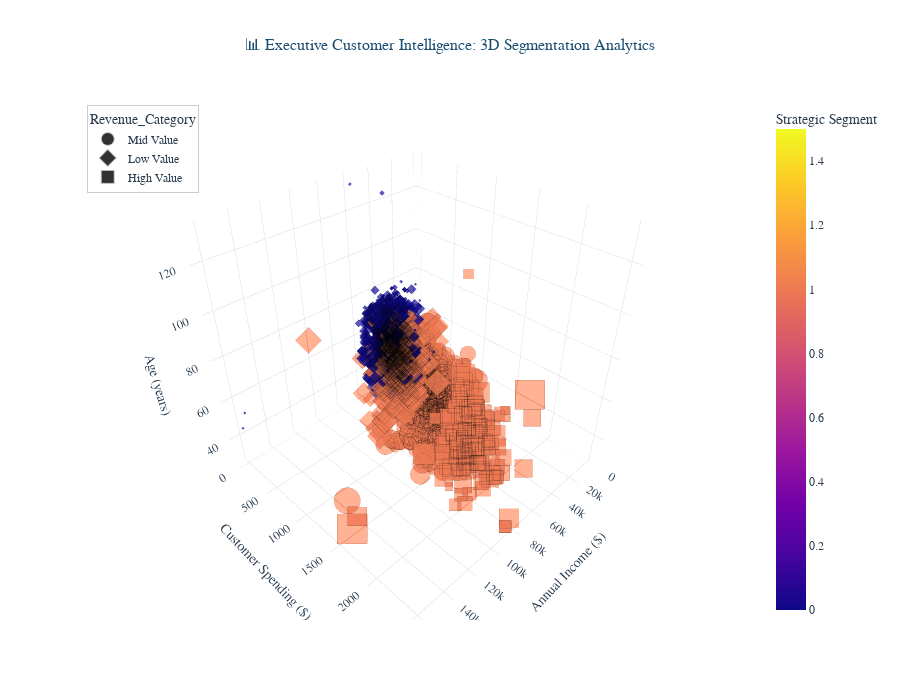

Here is the notebook cell this chart was saved with:
### Markdown cell above
## 🎨 Executive Interactive Dashboard Suite
# Portfolio Highlight: Professional-grade Plotly visualizations for executive decision support

Advanced interactive visualizations enabling real-time customer analytics and strategic business intelligence. These production-ready dashboards demonstrate expertise in modern data visualization technologies and executive-level presentation design.

### 🚀 Visualization Technologies Demonstrated
- **Interactive 3D Analytics**: Advanced Plotly 3D scatter plots with business context
- **Statistical Heatmaps**: Professional correlation analysis with executive insights
- **Dynamic Dashboards**: Real-time customer segmentation with strategic KPIs
- **Business Intelligence**: Executive-ready visualizations for strategic decision-making

### Code cell
# 🌟 EXECUTIVE 3D CUSTOMER INTELLIGENCE DASHBOARD
# Portfolio Highlight: Advanced interactive analytics demonstrating technical expertise

# Calculate business insights for enhanced visualization context
segment_names = {0: 'Value Optimization', 1: 'Premium Elite'}
df['Segment_Name'] = df['Cluster'].map(segment_names)
df['Revenue_Category'] = pd.cut(df['MntTotal'], bins=3, labels=['Low Value', 'Mid Value', 'High Value'])

# Create professional 3D scatter plot with executive styling
fig_3d = px.scatter_3d(df, 
                       x='Income', y='MntTotal', z='Age',
                       color='Cluster', 
                       size='total_purchases',
                       symbol='Revenue_Category',
                       size_max=8,  # Limit maximum symbol size
                       hover_data={
                           'family_size': True,
                           'Customer_Years': ':.1f',
                           'avg_purchase_value': ':$,.0f',
                           'customer_lifetime_value': ':$,.0f',
                           'Segment_Name': True,
                           'Revenue_Category': True,
                           'Cluster': False
                       },
                       title='📊 Executive Customer Intelligence: 3D Segmentation Analytics',
                       labels={
                           'Income': 'Annual Income ($)',
                           'MntTotal': 'Customer Spending ($)',
                           'Age': 'Customer Age (years)',
                           'Cluster': 'Strategic Segment',
                           'total_purchases': 'Purchase Frequency'
                       },
                       color_discrete_sequence=['#2E86C1', '#E74C3C'],  # Professional color scheme
                       opacity=0.8)

# Professional layout optimization for executive presentation
fig_3d.update_layout(
    width=900, height=700,
    font=dict(family="Arial, sans-serif", size=12, color="#2C3E50"),
    title=dict(
        font=dict(size=16, color="#1B4F72"),
        x=0.5, xanchor='center'
    ),
    scene=dict(
        xaxis_title="Annual Income ($)",
        yaxis_title="Customer Spending ($)",
        zaxis_title="Age (years)",
        bgcolor="rgba(248,249,250,0.8)",
        xaxis=dict(gridcolor="rgba(0,0,0,0.1)", showbackground=True, backgroundcolor="rgba(230,230,230,0.3)"),
        yaxis=dict(gridcolor="rgba(0,0,0,0.1)", showbackground=True, backgroundcolor="rgba(230,230,230,0.3)"),
        zaxis=dict(gridcolor="rgba(0,0,0,0.1)", showbackground=True, backgroundcolor="rgba(230,230,230,0.3)")
    ),
    legend=dict(
        orientation="v",
        yanchor="top", y=0.99,
        xanchor="left", x=0.01,
        bgcolor="rgba(255,255,255,0.8)",
        bordercolor="rgba(0,0,0,0.2)",
        borderwidth=1
    )
)

# Enhanced marker styling for professional presentation
fig_3d.update_traces(
    marker=dict(
        line=dict(width=0.5, color="rgba(0,0,0,0.3)"),
        sizemode='diameter',
        sizeref=2.0,  # Reduced from 0.1 to make symbols smaller
        sizemin=3     # Set minimum size for visibility
    )
)

# Export as static image
fig_3d.write_image("./images/3d_customer_intelligence_dashboard.jpg", width=900, height=700, scale=2)

fig_3d.show()

print("🎯 EXECUTIVE VISUALIZATION INSIGHTS:")
print(f"• Strategic Segmentation: {optimal_k} distinct customer segments with clear spatial separation")
print(f"• Value Distribution: High-value customers clustered in upper income/spending quadrant")
print(f"• Age Demographics: {df['Age'].min():.0f}-{df['Age'].max():.0f} year range with diverse spending patterns")
print(f"• Purchase Behavior: Size indicates frequency, revealing engagement-value relationships")

print("\n💡 Interactive Analytics Features:")
print("• Hover Analysis: Comprehensive customer profiles with CLV and segment details")
print("• 3D Navigation: Mouse controls for multi-dimensional data exploration")
print("• Segment Filtering: Click legend to isolate specific customer segments")
print("• Business Intelligence: Real-time insights for strategic decision-making")

### Figure 1 — Plotly figure (JSON) as saved in the notebook; plotly's stock layout.template omitted (floating-point values rounded to 4 significant figures; data arrays with more than 128 entries replaced by an {"elided": "..."} marker saying what was removed)
{"data": [{"customdata": {"elided": "590x7 mixed values"}, "hovertemplate": "Revenue_Category=%{customdata[5]}<br>Annual Income ($)=%{x}<br>Customer Spending ($)=%{y}<br>Customer Age (years)=%{z}<br>Purchase Frequency=%{marker.size}<br>family_size=%{customdata[0]}<br>Customer_Years=%{customdata[1]:.1f}<br>avg_purchase_value=%{customdata[2]:$,.0f}<br>customer_lifetime_value=%{customdata[3]:$,.0f}<br>Segment_Name=%{customdata[4]}<extra></extra>", "legendgroup": "Mid Value", "marker": {"color": {"elided": "590 int values"}, "coloraxis": "coloraxis", "line": {"color": "rgba(0,0,0,0.3)", "width": 0.5}, "opacity": 0.8, "size": {"elided": "590 int values"}, "sizemin": 3, "sizemode": "diameter", "sizeref": 2, "symbol": "circle"}, "mode": "markers", "name": "Mid Value", "scene": "scene", "showlegend": true, "type": "scatter3d", "x": {"elided": "590 float values"}, "y": {"elided": "590 int values"}, "z": {"elided": "590 int values"}}, {"customdata": {"elided": "1504x7 mixed values"}, "hovertemplate": "Revenue_Category=%{customdata[5]}<br>Annual Income ($)=%{x}<br>Customer Spending ($)=%{y}<br>Customer Age (years)=%{z}<br>Purchase Frequency=%{marker.size}<br>family_size=%{customdata[0]}<br>Customer_Years=%{customdata[1]:.1f}<br>avg_purchase_value=%{customdata[2]:$,.0f}<br>customer_lifetime_value=%{customdata[3]:$,.0f}<br>Segment_Name=%{customdata[4]}<extra></extra>", "legendgroup": "Low Value", "marker": {"color": {"elided": "1504 int values"}, "coloraxis": "coloraxis", "line": {"color": "rgba(0,0,0,0.3)", "width": 0.5}, "opacity": 0.8, "size": {"elided": "1504 int values"}, "sizemin": 3, "sizemode": "diameter", "sizeref": 2, "symbol": "diamond"}, "mode": "markers", "name": "Low Value", "scene": "scene", "showlegend": true, "type": "scatter3d", "x": {"elided": "1504 float values"}, "y": {"elided": "1504 int values"}, "z": {"elided": "1504 int values"}}, {"customdata": {"elided": "145x7 mixed values"}, "hovertemplate": "Revenue_Category=%{customdata[5]}<br>Annual Income ($)=%{x}<br>Customer Spending ($)=%{y}<br>Customer Age (years)=%{z}<br>Purchase Frequency=%{marker.size}<br>family_size=%{customdata[0]}<br>Customer_Years=%{customdata[1]:.1f}<br>avg_purchase_value=%{customdata[2]:$,.0f}<br>customer_lifetime_value=%{customdata[3]:$,.0f}<br>Segment_Name=%{customdata[4]}<extra></extra>", "legendgroup": "High Value", "marker": {"color": {"elided": "145 int values"}, "coloraxis": "coloraxis", "line": {"color": "rgba(0,0,0,0.3)", "width": 0.5}, "opacity": 0.8, "size": {"elided": "145 int values"}, "sizemin": 3, "sizemode": "diameter", "sizeref": 2, "symbol": "square"}, "mode": "markers", "name": "High Value", "scene": "scene", "showlegend": true, "type": "scatter3d", "x": {"elided": "145 float values"}, "y": {"elided": "145 int values"}, "z": {"elided": "145 int values"}}], "layout": {"coloraxis": {"colorbar": {"title": {"text": "Strategic Segment"}}, "colorscale": [[0, "#0d0887"], [0.1111, "#46039f"], [0.2222, "#7201a8"], [0.3333, "#9c179e"], [0.4444, "#bd3786"], [0.5556, "#d8576b"], [0.6667, "#ed7953"], [0.7778, "#fb9f3a"], [0.8889, "#fdca26"], [1, "#f0f921"]]}, "font": {"color": "#2C3E50", "family": "Arial, sans-serif", "size": 12}, "height": 700, "legend": {"bgcolor": "rgba(255,255,255,0.8)", "bordercolor": "rgba(0,0,0,0.2)", "borderwidth": 1, "itemsizing": "constant", "orientation": "v", "title": {"text": "Revenue_Category"}, "tracegroupgap": 0, "x": 0.01, "xanchor": "left", "y": 0.99, "yanchor": "top"}, "scene": {"bgcolor": "rgba(248,249,250,0.8)", "domain": {"x": [0, 1], "y": [0, 1]}, "xaxis": {"backgroundcolor": "rgba(230,230,230,0.3)", "gridcolor": "rgba(0,0,0,0.1)", "showbackground": true, "title": {"text": "Annual Income ($)"}}, "yaxis": {"backgroundcolor": "rgba(230,230,230,0.3)", "gridcolor": "rgba(0,0,0,0.1)", "showbackground": true, "title": {"text": "Customer Spending ($)"}}, "zaxis": {"backgroundcolor": "rgba(230,230,230,0.3)", "gridcolor": "rgba(0,0,0,0.1)", "showbackground": true, "title": {"text": "Age (years)"}}}, "title": {"font": {"color": "#1B4F72", "size": 16}, "text": "📊 Executive Customer Intelligence: 3D Segmentation Analytics", "x": 0.5, "xanchor": "center"}, "width": 900}}
